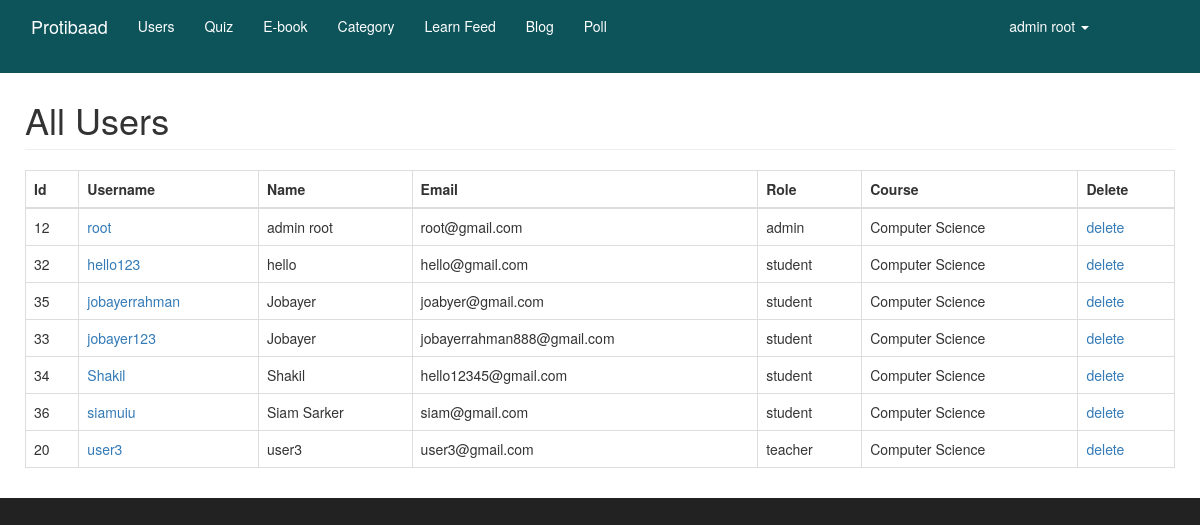
/dashboard/users.php (signed in), run on the app's committed database.
### tables this page shows
CREATE TABLE `users` (
  `id` int(11) NOT NULL,
  `username` varchar(225) NOT NULL,
  `name` varchar(225) NOT NULL,
  `about` varchar(300) NOT NULL DEFAULT 'N/A',
  `role` varchar(225) NOT NULL,
  `email` varchar(225) NOT NULL,
  `token` varchar(225) NOT NULL,
  `gender` varchar(225) NOT NULL,
  `password` varchar(225) NOT NULL,
  `course` varchar(225) NOT NULL,
  `image` varchar(225) NOT NULL DEFAULT 'profile.jpg',
  `joindate` varchar(225) NOT NULL
);

### dashboard/users.php (the view, shortened to what this page needs)
<?php include ('includes/connection.php');
include "includes/adminheader.php"; ?>
<?php if($_SESSION['role'] == 'admin')
{
	?>
    <?php include "includes/adminnav.php"; ?>
        <div id="page-wrapper">
            <div class="container-fluid">
                <div class="row">
                    <div class="col-lg-12">
                        <h1 class="page-header">
                            All Users
                        </h1>
    <table class="table table-bordered table-hover">
    <thead>
        <tr>
            <th>Id</th>
            <th>Username</th>
            <th>Name</th>
            <th>Email</th>
            <th>Role</th>
            <th>Course</th>
            <th>Delete</th>
        </tr>
    </thead>
    <tbody>
        <?php
            $query = "SELECT * FROM users ORDER BY name ASC ";
            $select_users = mysqli_query($conn, $query) or die(mysqli_error($conn));
            if (mysqli_num_rows($select_users) > 0 ) {
            while ($row = mysqli_fetch_array($select_users)) {
                $user_id = $row['id'];
                $username = $row['username'];
                $name = $row['name'];
                $user_email = $row['email'];
                $user_role = $row['role'];
                $user_course = $row['course'];
                echo "<tr>";
                echo "<td>$user_id</td>";
                echo "<td><a href='viewprofile.php?name=$username' target='_blank'> $username</a></td>";
                echo "<td>$name</td>";
                echo "<td>$user_email</td>";
                echo "<td>$user_role</td>";
                echo "<td>$user_course</td>";
                echo "<td><a onClick=\"javascript: return confirm('Are you sure you want to delete this user?')\" href='users.php?delete=$user_id'><i class='fa fa-times fa-lg'></i>delete</a></td>";
                echo "</tr>";
             }
        ?>
    </tbody>
 </table>
<?php
}
    ?>
    <?php } else {
    	header("location: index.php");
    }
    ?>
    </div>
    </div>
    </div>
    </div>
    </div>
</body>
</html>

### dashboard/includes/adminheader.php (shortened to what this page needs)
<!DOCTYPE html>
<html lang="en">
<head>
    <link href="css/bootstrap.min.css" rel="stylesheet">
    <link href="css/sb-admin.css" rel="stylesheet">
</head>
<body>
    <div style="background-color: #333;">

### dashboard/includes/adminnav.php (shortened to what this page needs)
<nav class="navbar navbar-fixed-top" style="background-color: #0c535a;" style="color:#fff">
    <ul class="nav navbar top-nav">
        <?php if ($_SESSION['role'] == 'admin') {
        ?>
            <li>
                <a class="navbar-brand" href="" style="color:#f9fb84" style="font-size:50px">Protibaad</a>
            </li>
            <li>
                <a href="javascript:;" data-toggle="collapse" data-target="#user"><i class="fa fa-fw fa-users"></i> Users <i class="fa fa-fw fa-caret-down"></i></a>
            </li>
            <li>
                <a href="admin_quiz.php" class="active">
                    <span class="links_name">Quiz</span>
                </a>
            </li>
            <li>
                <a href="adminuploadnote.php" class="active">
                    <span class="links_name">E-book</span>
                </a>
            </li>
            <li>
                <a href="addcategory.php" class="active">
                    <span class="links_name">Category</span>
                </a>
            </li>
            <li>
                <a href="adminlearnfeed.php" class="active">
                    <span class="links_name">Learn Feed</span>
                </a>
            </li>
            <li>
                <a href="adminblogpost.php" class="active">
                    <span class="links_name">Blog</span>
                </a>
            </li>
            <li>
                <a href="poll/index.php" class="active">
                    <span class="links_name">Poll</span>
                </a>
            </li>
        <?php } ?>
        <li class="dropdown" id="dropdown" style="float: right; margin-right: 80px">
            <a href="#" class="dropdown-toggle" data-toggle="dropdown"><i class="fa fa-user"></i> <?php echo $_SESSION['name']; ?> <b class="caret"></b></a>
        </li>
    </ul>
</nav>

### dashboard/css/sb-admin.css (style rules this page uses)
body { margin-top: 100px; background-color: #222; }
@media (min-width: 768px) { body { margin-top: 50px; } }
#page-wrapper { width: 100%; padding: 0; background-color: #fff; }
@media (min-width: 768px) { #page-wrapper { padding: 10px; } }
.top-nav { padding: 0 15px; }
.top-nav > li { display: inline-block; float: left; }
.top-nav > li > a { padding-top: 15px; padding-bottom: 15px; line-height: 20px; color: #fff !important; }
#dropdown { display: flex; justify-content: flex-end; }

### data on the page
users: id "12", username "root", name "admin root", email "root@gmail.com", role "admin", course "Computer Science"
users: id "32", username "hello123", name "hello", email "hello@gmail.com", role "student", course "Computer Science"
users: id "35", username "jobayerrahman", name "Jobayer", email "joabyer@gmail.com", role "student", course "Computer Science"
users: id "33", username "jobayer123", name "Jobayer", email "jobayerrahman888@gmail.com", role "student", course "Computer Science"
users: id "34", username "Shakil", name "Shakil", email "hello12345@gmail.com", role "student", course "Computer Science"
users: id "36", username "siamuiu", name "Siam Sarker", email "siam@gmail.com", role "student", course "Computer Science"
users: id "20", username "user3", name "user3", email "user3@gmail.com", role "teacher", course "Computer Science"

### other printed values
$_SESSION['name'] "admin root"
